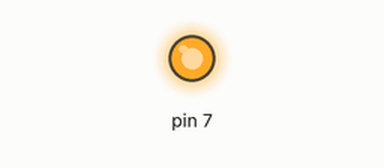
A sketch run on a simulated Arduino Uno, built with avr-gcc and run on an emulated ATmega328P. Shown: output pins drawn as LEDs (lit = HIGH).

Above: at 0.1 s.
Timing chart, 0 to 1.6 s (numbered marks = the images above):
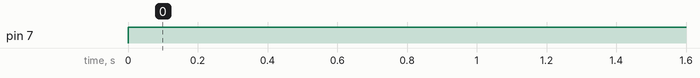

The sketch:

laser.ino
```cpp
void setup() {
  // put your setup code here, to run once:

}

void loop() {
  // put your main code here, to run repeatedly:
  analogWrite(7,255);
}
```

Measured:
- by itself, pin 7: LOW → HIGH at 0.00 s
